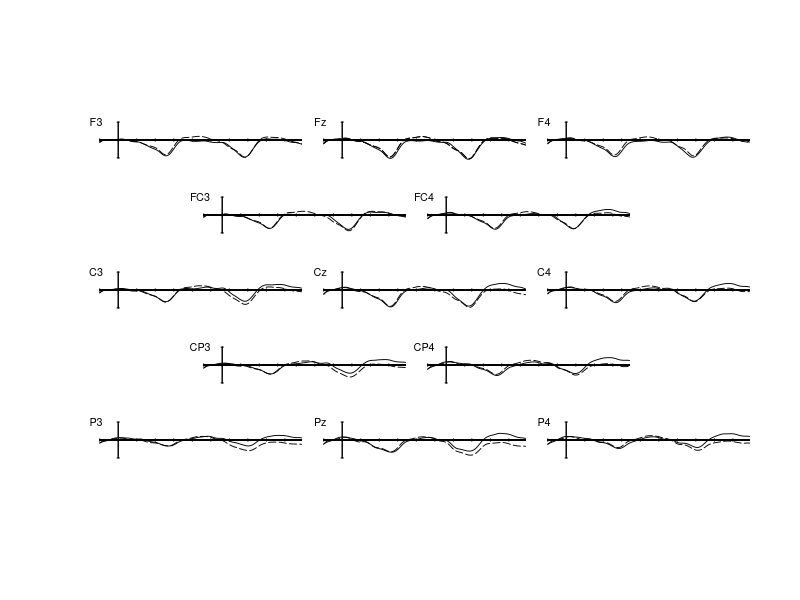

Reproduce this figure in R.
# Peiyun Zhou
# youneverleave@gmail.com
# R codes--the ERP plot for the Pronouns in Experiment 2 Native APS condition
# The figure presents the readers' responses to grammtical pronouns and ungrammtical pronouns
# when they imagining the Native English speaker's voice

setwd("Set working directory here")
cond1<-read.csv("APS2_Bin1_English Correct Verb in Good Pronoun.csv",sep=",", comment.char ="", quote='"', na.strings ="", header=T)
cond3<-read.csv("APS2_Bin5_English Good Pronoun in correct Verb.csv",sep=",", comment.char ="", quote='"', na.strings ="", header=T)
cond4<-read.csv("APS2_Bin6_English Bad Pronoun in Correct Verb.csv",sep=",", comment.char ="", quote='"', na.strings ="", header=T)

presample 	<- 	-100		#How many miliseconds before stimulus onset would you like to plot? (negative values mean prestimulus)
epoch 		<- 	990		#How many miliseconds poststimulus would you like to plot (i.e., where you want the plot to end)?

base_begin 	<- 	-100		#Enter the beginning of the baseline interval (negative values mean prestimulus)
base_end 	<- 	0			#Enter the end of the baseline interval (negative values mean prestimulus)

cond1_color <- "black"		#What color do you want cond1's line color to be?
cond2_color <- "black"		#What color do you want cond2's line color to be?
cond3_color <- "black"		#What color do you want cond1's line color to be?
cond4_color <- "black"		#What color do you want cond2's line color to be?


cond3_type <- 1				#What type of line do you want cond1's line to be?
cond4_type <- 5				#What type of line do you want cond2's line to be?

cond1_name <- "Grammatical Verb"		#What do you want cond1 to be called in the legend?
cond2_name <- "Ungrammatical Verb"	#What do you want cond2 to be called in the legend?
cond3_name <- "Grammatical Pronoun"		#What do you want cond1 to be called in the legend?
cond3_name <- "Ungrammatical Pronoun"	#What do you want cond2 to be called in the legend?

# Some graphic parameters that you might want to change, but probably won't need to. 
# If you don't like the scale of your plot, the text sizes, or line thicknesses, play with these values until you get something you like.

y_size <- 15			#How many µV do you want the total area of each subplot to be?						
#Changing the y_size value will change the x-y scale of your plot

cal_size <- 5			#How many µV do you want your y-axis calibration bars to show? 3 or 5µV should be good for most applications.
text_size <- .65			#How big do you want the text on the labels? Play with a value that will look good when you scale your final plots.
line_width <- .9		#How thick do you want your ERP wave lines to be?  Play with values that look good when you scale your plots

##############################################################################################################
#########     The stuff below this does the work.                         ####################################
##############################################################################################################

start <- match(presample, cond1$time)		#Finds the row number of the starting point
stop <- match(epoch, cond1$time)			#Finds the row number of the end point
base1 <- match(base_begin, cond1$time)		#Finds the row number of the beginning of the baseline
base2 <- match(base_end, cond1$time)		#Finds the row number of the end of the baseline
base3 <- match(base_begin, cond1$time)		#Finds the row number of the beginning of the baseline
base4 <- match(base_end, cond1$time)		#Finds the row number of the end of the baseline


################################################
#	Plot F3 Condition 1
################################################
# Calculate the mean amplitude in the grammatical condition for the baseline interval for the electrode you're plotting and then rebaseline
#base_mean_cond1 <- mean(cond1$F3[base1:base2])
#rebase_cond1 <- cond1$F3 - base_mean_cond1

# Plot cond1. If your ERPs are very large, you might need to expand the values in the ylim argument above.    
par(fig=c(0,.44,.5,1))
base_mean_cond3 <- mean(cond3$F3[base1:base2])     #Calculate mean amplitude in baseline interval
rebase_cond3 <- cond3$F3 - base_mean_cond3  
plot(cond3$time[start:stop], rebase_cond3[start:stop], las=1, xlab=NA, ylab=NA, xlim=c(base_begin-50, epoch), axes=FALSE, frame.plot=FALSE, type="l", lwd=line_width, lty=cond3_type,col=cond3_color, ylim=rev(c(-y_size, y_size)) )

# Generate some axes and an electrode label.
axis(side = 2, at=c(-cal_size, cal_size), pos=0, labels=NA, tck=-.01)
axis(side = 2, at=c(-cal_size, cal_size), pos=0, labels=NA, tck=.01)
axis(side = 1, at=seq(presample,epoch, by=.1), pos=0, labels=NA, tck=0)
axis(side = 1, at=seq(100*trunc(presample/100), epoch, by = 100), pos=0, labels=NA, tck=-.01)
axis(side = 1, at=seq(100*trunc(presample/100), epoch, by = 100), pos=0, labels=NA, tck=.01)
text(-120, -cal_size, "F3", cex=text_size)


#	Clean up some variables
#rm(base_mean_cond1,rebase_cond1,base_mean_cond2,rebase_cond2)

##############################################################################################################
#### Rebaseline and plot F3 cond4.
############################################################################################################## 
base_mean_cond4 <- mean(cond4$F3[base1:base2])     #Calculate mean amplitude in baseline interval
rebase_cond4 <- cond4$F3 - base_mean_cond4         #Re-baseline that condition
lines(cond4$time[start:stop], rebase_cond4[start:stop], type="l",lwd=line_width, lty=cond4_type, col=cond4_color)   #Plot it

#	Clean up some variables
#rm(base_mean_cond1,rebase_cond1,base_mean_cond2,rebase_cond2,base_mean_cond3,rebase_cond3,base_mean_cond4,rebase_cond4)

################################################
#	Plot Fz Condition 1
################################################
# Calculate the mean amplitude in the grammatical condition for the baseline interval for the electrode you're plotting and then rebaseline
base_mean_cond1 <- mean(cond1$FZ[base1:base2])
rebase_cond1 <- cond1$FZ - base_mean_cond1

# Plot cond1. If your ERPs are very large, you might need to expand the values in the ylim argument above.    
par(fig=c(.28,.72,.5,1), new=T)
base_mean_cond3 <- mean(cond3$FZ[base1:base2])     #Calculate mean amplitude in baseline interval
rebase_cond3 <- cond3$FZ - base_mean_cond3  
plot(cond3$time[start:stop], rebase_cond3[start:stop], las=1, xlab=NA, ylab=NA, xlim=c(base_begin-50, epoch), axes=FALSE, frame.plot=FALSE, type="l", lwd=line_width, lty=cond3_type,col=cond3_color, ylim=rev(c(-y_size, y_size)) )

# Generate some axes and an electrode label.
axis(side = 2, at=c(-cal_size, cal_size), pos=0, labels=NA, tck=-.01)
axis(side = 2, at=c(-cal_size, cal_size), pos=0, labels=NA, tck=.01)
axis(side = 1, at=seq(presample,epoch, by=.1), pos=0, labels=NA, tck=0)
axis(side = 1, at=seq(100*trunc(presample/100), epoch, by = 100), pos=0, labels=NA, tck=-.01)
axis(side = 1, at=seq(100*trunc(presample/100), epoch, by = 100), pos=0, labels=NA, tck=.01)
text(-120, -cal_size, "Fz", cex=text_size)


##############################################################################################################
#### Rebaseline and plot Fz cond4.
############################################################################################################## 
base_mean_cond4 <- mean(cond4$FZ[base1:base2])     #Calculate mean amplitude in baseline interval
rebase_cond4 <- cond4$FZ - base_mean_cond4         #Re-baseline that condition
lines(cond4$time[start:stop], rebase_cond4[start:stop], type="l",lwd=line_width, lty=cond4_type, col=cond4_color)   #Plot it
lines(cond4$time[start:stop], rebase_cond4[start:stop], type="l",lwd=line_width, lty=cond4_type, col=cond4_color)   #Plot it


# Plot cond1. If your ERPs are very large, you might need to expand the values in the ylim argument above.    
par(fig=c(.56,1,.5,1), new=T)
base_mean_cond3 <- mean(cond3$F4[base1:base2])     #Calculate mean amplitude in baseline interval
rebase_cond3 <- cond3$F4 - base_mean_cond3   
plot(cond3$time[start:stop], rebase_cond3[start:stop], las=1, xlab=NA, ylab=NA, xlim=c(base_begin-50, epoch), axes=FALSE, frame.plot=FALSE, type="l", lwd=line_width, lty=cond3_type,col=cond3_color, ylim=rev(c(-y_size, y_size)) )

# Generate some axes and an electrode label.
axis(side = 2, at=c(-cal_size, cal_size), pos=0, labels=NA, tck=-.01)
axis(side = 2, at=c(-cal_size, cal_size), pos=0, labels=NA, tck=.01)
axis(side = 1, at=seq(presample,epoch, by=.1), pos=0, labels=NA, tck=0)
axis(side = 1, at=seq(100*trunc(presample/100), epoch, by = 100), pos=0, labels=NA, tck=-.01)
axis(side = 1, at=seq(100*trunc(presample/100), epoch, by = 100), pos=0, labels=NA, tck=.01)
text(-120, -cal_size, "F4", cex=text_size)


##############################################################################################################
#### Rebaseline and plot F4 cond4.
############################################################################################################## 
base_mean_cond4 <- mean(cond4$F4[base1:base2])     #Calculate mean amplitude in baseline interval
rebase_cond4 <- cond4$F4 - base_mean_cond4         #Re-baseline that condition
lines(cond4$time[start:stop], rebase_cond4[start:stop], type="l",lwd=line_width, lty=cond4_type, col=cond4_color)   #Plot it

################################################
#	Plot FC3 Condition 1
################################################
# Calculate the mean amplitude in the grammatical condition for the baseline interval for the electrode you're plotting and then rebaseline
#base_mean_cond1 <- mean(cond1$FC3[base1:base2])
#rebase_cond1 <- cond1$FC3 - base_mean_cond1

# Plot cond1. If your ERPs are very large, you might need to expand the values in the ylim argument above.    
par(fig=c(.13,.57,.375,.875), new=T)
base_mean_cond3 <- mean(cond3$FC3[base1:base2])     #Calculate mean amplitude in baseline interval
rebase_cond3 <- cond3$FC3 - base_mean_cond3  
plot(cond3$time[start:stop], rebase_cond3[start:stop], las=1, xlab=NA, ylab=NA, xlim=c(base_begin-50, epoch), axes=FALSE, frame.plot=FALSE, type="l", lwd=line_width, lty=cond3_type,col=cond3_color, ylim=rev(c(-y_size, y_size)) )

# Generate some axes and an electrode label.
axis(side = 2, at=c(-cal_size, cal_size), pos=0, labels=NA, tck=-.01)
axis(side = 2, at=c(-cal_size, cal_size), pos=0, labels=NA, tck=.01)
axis(side = 1, at=seq(presample,epoch, by=.1), pos=0, labels=NA, tck=0)
axis(side = 1, at=seq(100*trunc(presample/100), epoch, by = 100), pos=0, labels=NA, tck=-.01)
axis(side = 1, at=seq(100*trunc(presample/100), epoch, by = 100), pos=0, labels=NA, tck=.01)
text(-120, -cal_size, "FC3", cex=text_size)

##############################################################################################################
#### Rebaseline and plot FC3 cond2.
############################################################################################################## 
#base_mean_cond2 <- mean(cond2$FC3[base1:base2])     #Calculate mean amplitude in baseline interval
#rebase_cond2 <- cond2$FC3 - base_mean_cond2         #Re-baseline that condition
#lines(cond2$time[start:stop], rebase_cond2[start:stop], type="l",lwd=line_width, lty=cond2_type, col=cond2_color)   #Plot it


##############################################################################################################
#### Rebaseline and plot FC3 cond3.
############################################################################################################## 
#base_mean_cond3 <- mean(cond3$FC3[base1:base2])     #Calculate mean amplitude in baseline interval
#rebase_cond3 <- cond3$FC3 - base_mean_cond3         #Re-baseline that condition
#lines(cond3$time[start:stop], rebase_cond3[start:stop], type="l",lwd=line_width, lty=cond3_type, col=cond3_color)   #Plot it

#	Clean up some variables
#rm(base_mean_cond1,rebase_cond1,base_mean_cond2,rebase_cond2)

##############################################################################################################
#### Rebaseline and plot FC3 cond4.
############################################################################################################## 
base_mean_cond4 <- mean(cond4$FC3[base1:base2])     #Calculate mean amplitude in baseline interval
rebase_cond4 <- cond4$FC3 - base_mean_cond4         #Re-baseline that condition
lines(cond4$time[start:stop], rebase_cond4[start:stop], type="l",lwd=line_width, lty=cond4_type, col=cond4_color)   #Plot it


#	Clean up some variables
#rm(base_mean_cond1,rebase_cond1,base_mean_cond2,rebase_cond2,base_mean_cond3,rebase_cond3,base_mean_cond4,rebase_cond4)

################################################
#	Plot FC4 Condition 1
################################################
# Calculate the mean amplitude in the grammatical condition for the baseline interval for the electrode you're plotting and then rebaseline
#base_mean_cond1 <- mean(cond1$FC4[base1:base2])
#rebase_cond1 <- cond1$FC4 - base_mean_cond1

# Plot cond1. If your ERPs are very large, you might need to expand the values in the ylim argument above.    
par(fig=c(.41,.85,.375,.875), new=T)
base_mean_cond3 <- mean(cond3$FC4[base1:base2])     #Calculate mean amplitude in baseline interval
rebase_cond3 <- cond3$FC4 - base_mean_cond3 
plot(cond3$time[start:stop], rebase_cond3[start:stop], las=1, xlab=NA, ylab=NA, xlim=c(base_begin-50, epoch), axes=FALSE, frame.plot=FALSE, type="l", lwd=line_width, lty=cond3_type,col=cond3_color, ylim=rev(c(-y_size, y_size)) )

# Generate some axes and an electrode label.
axis(side = 2, at=c(-cal_size, cal_size), pos=0, labels=NA, tck=-.01)
axis(side = 2, at=c(-cal_size, cal_size), pos=0, labels=NA, tck=.01)
axis(side = 1, at=seq(presample,epoch, by=.1), pos=0, labels=NA, tck=0)
axis(side = 1, at=seq(100*trunc(presample/100), epoch, by = 100), pos=0, labels=NA, tck=-.01)
axis(side = 1, at=seq(100*trunc(presample/100), epoch, by = 100), pos=0, labels=NA, tck=.01)
text(-120, -cal_size, "FC4", cex=text_size)

##############################################################################################################
#### Rebaseline and plot FC4 cond2.
############################################################################################################## 
#base_mean_cond2 <- mean(cond2$FC4[base1:base2])     #Calculate mean amplitude in baseline interval
#rebase_cond2 <- cond2$FC4 - base_mean_cond2         #Re-baseline that condition
#lines(cond2$time[start:stop], rebase_cond2[start:stop], type="l",lwd=line_width, lty=cond2_type, col=cond2_color)   #Plot it

##############################################################################################################
#### Rebaseline and plot FC4 cond3.
############################################################################################################## 
#base_mean_cond3 <- mean(cond3$FC4[base1:base2])     #Calculate mean amplitude in baseline interval
#rebase_cond3 <- cond3$FC4 - base_mean_cond3         #Re-baseline that condition
#lines(cond3$time[start:stop], rebase_cond3[start:stop], type="l",lwd=line_width, lty=cond3_type, col=cond3_color)   #Plot it

##############################################################################################################
#### Rebaseline and plot FC4 cond4.
############################################################################################################## 
base_mean_cond4 <- mean(cond4$FC4[base1:base2])     #Calculate mean amplitude in baseline interval
rebase_cond4 <- cond4$FC4 - base_mean_cond4         #Re-baseline that condition
lines(cond4$time[start:stop], rebase_cond4[start:stop], type="l",lwd=line_width, lty=cond4_type, col=cond4_color)   #Plot it


################################################
#	Plot C3 Condition 1
################################################
# Calculate the mean amplitude in the grammatical condition for the baseline interval for the electrode you're plotting and then rebaseline
#base_mean_cond1 <- mean(cond1$C3[base1:base2])
#rebase_cond1 <- cond1$C3 - base_mean_cond1

# Plot cond1. If your ERPs are very large, you might need to expand the values in the ylim argument above.    
par(fig=c(0,.44,.25,.75), new=T)
base_mean_cond3 <- mean(cond3$C3[base1:base2])     #Calculate mean amplitude in baseline interval
rebase_cond3 <- cond3$C3 - base_mean_cond3 
plot(cond3$time[start:stop], rebase_cond3[start:stop], las=1, xlab=NA, ylab=NA, xlim=c(base_begin-50, epoch), axes=FALSE, frame.plot=FALSE, type="l", lwd=line_width, lty=cond3_type,col=cond3_color, ylim=rev(c(-y_size, y_size)) )

# Generate some axes and an electrode label.
axis(side = 2, at=c(-cal_size, cal_size), pos=0, labels=NA, tck=-.01)
axis(side = 2, at=c(-cal_size, cal_size), pos=0, labels=NA, tck=.01)
axis(side = 1, at=seq(presample,epoch, by=.1), pos=0, labels=NA, tck=0)
axis(side = 1, at=seq(100*trunc(presample/100), epoch, by = 100), pos=0, labels=NA, tck=-.01)
axis(side = 1, at=seq(100*trunc(presample/100), epoch, by = 100), pos=0, labels=NA, tck=.01)
text(-120, -cal_size, "C3", cex=text_size)

##############################################################################################################
#### Rebaseline and plot C3 cond2.
############################################################################################################## 
#base_mean_cond2 <- mean(cond2$C3[base1:base2])     #Calculate mean amplitude in baseline interval
#rebase_cond2 <- cond2$C3 - base_mean_cond2         #Re-baseline that condition
#lines(cond2$time[start:stop], rebase_cond2[start:stop], type="l",lwd=line_width, lty=cond2_type, col=cond2_color)   #Plot it

##############################################################################################################
#### Rebaseline and plot C3  cond3.
############################################################################################################## 
#base_mean_cond3 <- mean(cond3$C3[base1:base2])     #Calculate mean amplitude in baseline interval
#rebase_cond3 <- cond3$C3 - base_mean_cond3         #Re-baseline that condition
#lines(cond3$time[start:stop], rebase_cond3[start:stop], type="l",lwd=line_width, lty=cond3_type, col=cond3_color)   #Plot it

##############################################################################################################
#### Rebaseline and plot C3 cond4.
############################################################################################################## 
base_mean_cond4 <- mean(cond4$C3[base1:base2])     #Calculate mean amplitude in baseline interval
rebase_cond4 <- cond4$C3 - base_mean_cond4         #Re-baseline that condition
lines(cond4$time[start:stop], rebase_cond4[start:stop], type="l",lwd=line_width, lty=cond4_type, col=cond4_color)   #Plot it


################################################
#	Plot Cz Condition 1
################################################
# Calculate the mean amplitude in the grammatical condition for the baseline interval for the electrode you're plotting and then rebaseline
base_mean_cond1 <- mean(cond1$CZ[base1:base2])
#rebase_cond1 <- cond1$CZ - base_mean_cond1

# Plot cond1. If your ERPs are very large, you might need to expand the values in the ylim argument above.    
par(fig=c(.28,.72, .25,.75), new=T)
base_mean_cond3 <- mean(cond3$CZ[base1:base2])     #Calculate mean amplitude in baseline interval
rebase_cond3 <- cond3$CZ - base_mean_cond3  
plot(cond3$time[start:stop], rebase_cond3[start:stop], las=1, xlab=NA, ylab=NA, xlim=c(base_begin-50, epoch), axes=FALSE, frame.plot=FALSE, type="l", lwd=line_width, lty=cond3_type,col=cond3_color, ylim=rev(c(-y_size, y_size)) )

# Generate some axes and an electrode label.
axis(side = 2, at=c(-cal_size, cal_size), pos=0, labels=NA, tck=-.01)
axis(side = 2, at=c(-cal_size, cal_size), pos=0, labels=NA, tck=.01)
axis(side = 1, at=seq(presample,epoch, by=.1), pos=0, labels=NA, tck=0)
axis(side = 1, at=seq(100*trunc(presample/100), epoch, by = 100), pos=0, labels=NA, tck=-.01)
axis(side = 1, at=seq(100*trunc(presample/100), epoch, by = 100), pos=0, labels=NA, tck=.01)
text(-120, -cal_size, "Cz", cex=text_size)


##############################################################################################################
#### Rebaseline and plot CZ cond4.
############################################################################################################## 
base_mean_cond4 <- mean(cond4$CZ[base1:base2])     #Calculate mean amplitude in baseline interval
rebase_cond4 <- cond4$CZ- base_mean_cond4         #Re-baseline that condition
lines(cond4$time[start:stop], rebase_cond4[start:stop], type="l",lwd=line_width, lty=cond4_type, col=cond4_color)   #Plot it


################################################
#	Plot C4 Condition 1
################################################
# Calculate the mean amplitude in the grammatical condition for the baseline interval for the electrode you're plotting and then rebaseline
#base_mean_cond1 <- mean(cond1$C4[base1:base2])
#rebase_cond1 <- cond1$C4 - base_mean_cond1

# Plot cond1. If your ERPs are very large, you might need to expand the values in the ylim argument above.    
par(fig=c(.56,1,.25,.75), new=T)
base_mean_cond3 <- mean(cond3$C4[base1:base2])     #Calculate mean amplitude in baseline interval
rebase_cond3 <- cond3$C4 - base_mean_cond3  
plot(cond3$time[start:stop], rebase_cond3[start:stop], las=1, xlab=NA, ylab=NA, xlim=c(base_begin-50, epoch), axes=FALSE, frame.plot=FALSE, type="l", lwd=line_width, lty=cond3_type,col=cond3_color, ylim=rev(c(-y_size, y_size)) )

# Generate some axes and an electrode label.
axis(side = 2, at=c(-cal_size, cal_size), pos=0, labels=NA, tck=-.01)
axis(side = 2, at=c(-cal_size, cal_size), pos=0, labels=NA, tck=.01)
axis(side = 1, at=seq(presample,epoch, by=.1), pos=0, labels=NA, tck=0)
axis(side = 1, at=seq(100*trunc(presample/100), epoch, by = 100), pos=0, labels=NA, tck=-.01)
axis(side = 1, at=seq(100*trunc(presample/100), epoch, by = 100), pos=0, labels=NA, tck=.01)
text(-120, -cal_size, "C4", cex=text_size)

##############################################################################################################
#### Rebaseline and plot C4 cond2.
############################################################################################################## 
#base_mean_cond2 <- mean(cond2$C4[base1:base2])     #Calculate mean amplitude in baseline interval
#rebase_cond2 <- cond2$C4 - base_mean_cond2         #Re-baseline that condition
#lines(cond2$time[start:stop], rebase_cond2[start:stop], type="l",lwd=line_width, lty=cond2_type, col=cond2_color)   #Plot it

##############################################################################################################
#### Rebaseline and plot C4 cond3.
############################################################################################################## 
#base_mean_cond3 <- mean(cond3$C4[base1:base2])     #Calculate mean amplitude in baseline interval
#rebase_cond3 <- cond3$C4 - base_mean_cond3         #Re-baseline that condition
#lines(cond3$time[start:stop], rebase_cond3[start:stop], type="l",lwd=line_width, lty=cond3_type, col=cond3_color)   #Plot it

##############################################################################################################
#### Rebaseline and plot C4 cond4.
############################################################################################################## 
base_mean_cond4 <- mean(cond4$C4[base1:base2])     #Calculate mean amplitude in baseline interval
rebase_cond4 <- cond4$C4 - base_mean_cond4         #Re-baseline that condition
lines(cond4$time[start:stop], rebase_cond4[start:stop], type="l",lwd=line_width, lty=cond4_type, col=cond4_color)   #Plot it


################################################
#	Plot CP3 Condition 1
################################################
# Calculate the mean amplitude in the grammatical condition for the baseline interval for the electrode you're plotting and then rebaseline
#base_mean_cond1 <- mean(cond1$CP3[base1:base2])
#rebase_cond1 <- cond1$CP3 - base_mean_cond1

# Plot cond1. If your ERPs are very large, you might need to expand the values in the ylim argument above.    
par(fig=c(.13,.57,.125,.625), new=T)
base_mean_cond3 <- mean(cond3$CP3[base1:base2])     #Calculate mean amplitude in baseline interval
rebase_cond3 <- cond3$CP3 - base_mean_cond3   
plot(cond3$time[start:stop], rebase_cond3[start:stop], las=1, xlab=NA, ylab=NA, xlim=c(base_begin-50, epoch), axes=FALSE, frame.plot=FALSE, type="l", lwd=line_width, lty=cond3_type,col=cond1_color, ylim=rev(c(-y_size, y_size)) )

# Generate some axes and an electrode label.
axis(side = 2, at=c(-cal_size, cal_size), pos=0, labels=NA, tck=-.01)
axis(side = 2, at=c(-cal_size, cal_size), pos=0, labels=NA, tck=.01)
axis(side = 1, at=seq(presample,epoch, by=.1), pos=0, labels=NA, tck=0)
axis(side = 1, at=seq(100*trunc(presample/100), epoch, by = 100), pos=0, labels=NA, tck=-.01)
axis(side = 1, at=seq(100*trunc(presample/100), epoch, by = 100), pos=0, labels=NA, tck=.01)
text(-120, -cal_size, "CP3", cex=text_size)

##############################################################################################################
#### Rebaseline and plot CP3 cond2.
############################################################################################################## 
#base_mean_cond2 <- mean(cond2$CP3[base1:base2])     #Calculate mean amplitude in baseline interval
#rebase_cond2 <- cond2$CP3 - base_mean_cond2         #Re-baseline that condition
#lines(cond2$time[start:stop], rebase_cond2[start:stop], type="l",lwd=line_width, lty=cond2_type, col=cond2_color)   #Plot it

##############################################################################################################
#### Rebaseline and plot CP3 cond3.
############################################################################################################## 
#base_mean_cond3 <- mean(cond3$CP3[base1:base2])     #Calculate mean amplitude in baseline interval
#rebase_cond3 <- cond3$CP3 - base_mean_cond3         #Re-baseline that condition
#lines(cond3$time[start:stop], rebase_cond3[start:stop], type="l",lwd=line_width, lty=cond3_type, col=cond3_color)   #Plot it

##############################################################################################################
#### Rebaseline and plot CP3 cond4.
############################################################################################################## 
base_mean_cond4 <- mean(cond4$CP3[base1:base2])     #Calculate mean amplitude in baseline interval
rebase_cond4 <- cond4$CP3 - base_mean_cond4         #Re-baseline that condition
lines(cond4$time[start:stop], rebase_cond4[start:stop], type="l",lwd=line_width, lty=cond4_type, col=cond4_color)   #Plot it


################################################
#	Plot CP4 Condition 1
################################################
# Calculate the mean amplitude in the grammatical condition for the baseline interval for the electrode you're plotting and then rebaseline
#base_mean_cond1 <- mean(cond1$CP4[base1:base2])
#rebase_cond1 <- cond1$CP4 - base_mean_cond1

# Plot cond1. If your ERPs are very large, you might need to expand the values in the ylim argument above.    
par(fig=c(.41,.85, .125,.625), new=T)
base_mean_cond3 <- mean(cond3$CP4[base1:base2])     #Calculate mean amplitude in baseline interval
rebase_cond3 <- cond3$CP4 - base_mean_cond3  
plot(cond3$time[start:stop], rebase_cond3[start:stop], las=1, xlab=NA, ylab=NA, xlim=c(base_begin-50, epoch), axes=FALSE, frame.plot=FALSE, type="l", lwd=line_width, lty=cond3_type,col=cond3_color, ylim=rev(c(-y_size, y_size)) )

# Generate some axes and an electrode label.
axis(side = 2, at=c(-cal_size, cal_size), pos=0, labels=NA, tck=-.01)
axis(side = 2, at=c(-cal_size, cal_size), pos=0, labels=NA, tck=.01)
axis(side = 1, at=seq(presample,epoch, by=.1), pos=0, labels=NA, tck=0)
axis(side = 1, at=seq(100*trunc(presample/100), epoch, by = 100), pos=0, labels=NA, tck=-.01)
axis(side = 1, at=seq(100*trunc(presample/100), epoch, by = 100), pos=0, labels=NA, tck=.01)
text(-120, -cal_size, "CP4", cex=text_size)


##############################################################################################################
#### Rebaseline and plot CP4 cond4.
############################################################################################################## 
base_mean_cond4 <- mean(cond4$CP4[base1:base2])     #Calculate mean amplitude in baseline interval
rebase_cond4 <- cond4$CP4 - base_mean_cond4         #Re-baseline that condition
lines(cond4$time[start:stop], rebase_cond4[start:stop], type="l",lwd=line_width, lty=cond4_type, col=cond4_color)   #Plot it


################################################
#	Plot P3 Condition 1
################################################
# Calculate the mean amplitude in the grammatical condition for the baseline interval for the electrode you're plotting and then rebaseline
#base_mean_cond1 <- mean(cond1$P3[base1:base2])
#rebase_cond1 <- cond1$P3 - base_mean_cond1

# Plot cond1. If your ERPs are very large, you might need to expand the values in the ylim argument above.    
par(fig=c(0,.44,.0,.5), new=T)
base_mean_cond3 <- mean(cond3$P3[base1:base2])     #Calculate mean amplitude in baseline interval
rebase_cond3 <- cond3$P3 - base_mean_cond3 
plot(cond3$time[start:stop], rebase_cond3[start:stop], las=1, xlab=NA, ylab=NA, xlim=c(base_begin-50, epoch), axes=FALSE, frame.plot=FALSE, type="l", lwd=line_width, lty=cond3_type,col=cond3_color, ylim=rev(c(-y_size, y_size)) )

# Generate some axes and an electrode label.
axis(side = 2, at=c(-cal_size, cal_size), pos=0, labels=NA, tck=-.01)
axis(side = 2, at=c(-cal_size, cal_size), pos=0, labels=NA, tck=.01)
axis(side = 1, at=seq(presample,epoch, by=.1), pos=0, labels=NA, tck=0)
axis(side = 1, at=seq(100*trunc(presample/100), epoch, by = 100), pos=0, labels=NA, tck=-.01)
axis(side = 1, at=seq(100*trunc(presample/100), epoch, by = 100), pos=0, labels=NA, tck=.01)
text(-120, -cal_size, "P3", cex=text_size)


##############################################################################################################
#### Rebaseline and plot P3 cond4.
############################################################################################################## 
base_mean_cond4 <- mean(cond4$P3[base1:base2])     #Calculate mean amplitude in baseline interval
rebase_cond4 <- cond4$P3 - base_mean_cond4         #Re-baseline that condition
lines(cond4$time[start:stop], rebase_cond4[start:stop], type="l",lwd=line_width, lty=cond4_type, col=cond4_color)   #Plot it

################################################
#	Plot Pz Condition 1
################################################
# Calculate the mean amplitude in the grammatical condition for the baseline interval for the electrode you're plotting and then rebaseline
#base_mean_cond1 <- mean(cond1$PZ[base1:base2])
#rebase_cond1 <- cond1$PZ - base_mean_cond1

# Plot cond1. If your ERPs are very large, you might need to expand the values in the ylim argument above.    
par(fig=c(.28,.72,.0,.5), new=T)
base_mean_cond3 <- mean(cond3$PZ[base1:base2])     #Calculate mean amplitude in baseline interval
rebase_cond3 <- cond3$PZ - base_mean_cond3 
plot(cond3$time[start:stop], rebase_cond3[start:stop], las=1, xlab=NA, ylab=NA, xlim=c(base_begin-50, epoch), axes=FALSE, frame.plot=FALSE, type="l", lwd=line_width, lty=cond3_type,col=cond3_color, ylim=rev(c(-y_size, y_size)) )

# Generate some axes and an electrode label.
axis(side = 2, at=c(-cal_size, cal_size), pos=0, labels=NA, tck=-.01)
axis(side = 2, at=c(-cal_size, cal_size), pos=0, labels=NA, tck=.01)
axis(side = 1, at=seq(presample,epoch, by=.1), pos=0, labels=NA, tck=0)
axis(side = 1, at=seq(100*trunc(presample/100), epoch, by = 100), pos=0, labels=NA, tck=-.01)
axis(side = 1, at=seq(100*trunc(presample/100), epoch, by = 100), pos=0, labels=NA, tck=.01)
text(-120, -cal_size, "Pz", cex=text_size)

##############################################################################################################
#### Rebaseline and plot PZ cond4.
############################################################################################################## 
base_mean_cond4 <- mean(cond4$PZ[base1:base2])     #Calculate mean amplitude in baseline interval
rebase_cond4 <- cond4$PZ - base_mean_cond4         #Re-baseline that condition
lines(cond4$time[start:stop], rebase_cond4[start:stop], type="l",lwd=line_width, lty=cond4_type, col=cond4_color)   #Plot it


################################################
#	Plot P4 Condition 1
################################################
# Calculate the mean amplitude in the grammatical condition for the baseline interval for the electrode you're plotting and then rebaseline
#base_mean_cond1 <- mean(cond1$P4[base1:base2])
#rebase_cond1 <- cond1$P4 - base_mean_cond1

# Plot cond1. If your ERPs are very large, you might need to expand the values in the ylim argument above.    
par(fig=c(.56,1,.0,.5), new=T)
base_mean_cond3 <- mean(cond3$P4[base1:base2])     #Calculate mean amplitude in baseline interval
rebase_cond3 <- cond3$P4 - base_mean_cond3 
plot(cond3$time[start:stop], rebase_cond3[start:stop], las=1, xlab=NA, ylab=NA, xlim=c(base_begin-50, epoch), axes=FALSE, frame.plot=FALSE, type="l", lwd=line_width, lty=cond3_type,col=cond3_color, ylim=rev(c(-y_size, y_size)) )

# Generate some axes and an electrode label.
axis(side = 2, at=c(-cal_size, cal_size), pos=0, labels=NA, tck=-.01)
axis(side = 2, at=c(-cal_size, cal_size), pos=0, labels=NA, tck=.01)
axis(side = 1, at=seq(presample,epoch, by=.1), pos=0, labels=NA, tck=0)
axis(side = 1, at=seq(100*trunc(presample/100), epoch, by = 100), pos=0, labels=NA, tck=-.01)
axis(side = 1, at=seq(100*trunc(presample/100), epoch, by = 100), pos=0, labels=NA, tck=.01)
text(-120, -cal_size, "P4", cex=text_size)


##############################################################################################################
#### Rebaseline and plot P4 cond4.
############################################################################################################## 
base_mean_cond4 <- mean(cond4$P4[base1:base2])     #Calculate mean amplitude in baseline interval
rebase_cond4 <- cond4$P4 - base_mean_cond4         #Re-baseline that condition
lines(cond4$time[start:stop], rebase_cond4[start:stop], type="l",lwd=line_width, lty=cond4_type, col=cond4_color)   #Plot it


# Save plot as pdf
dev.copy(pdf, "APS2 Pronoun English dashline.pdf", width=7.5, height=9)
dev.off()


